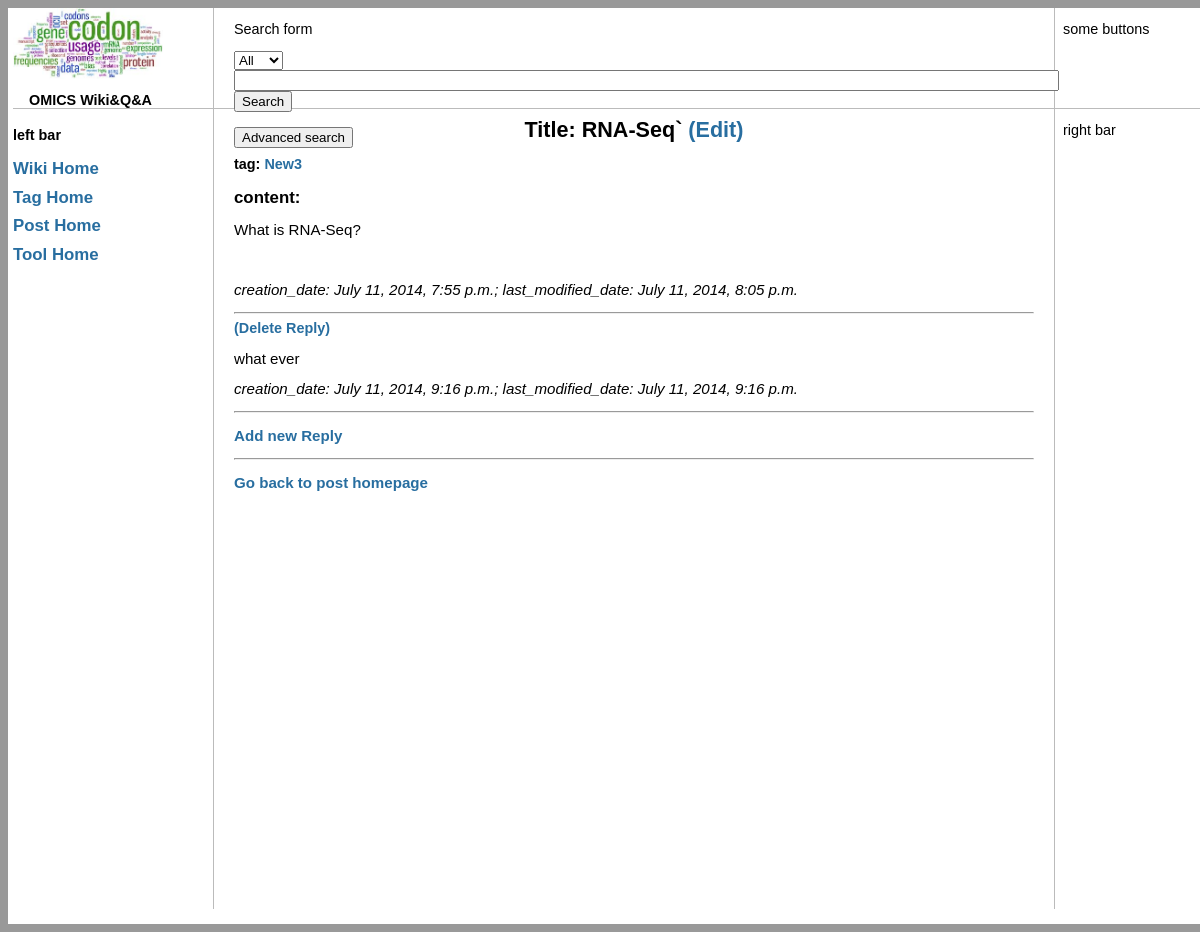
Page /posts/2/ on the earlier database version.
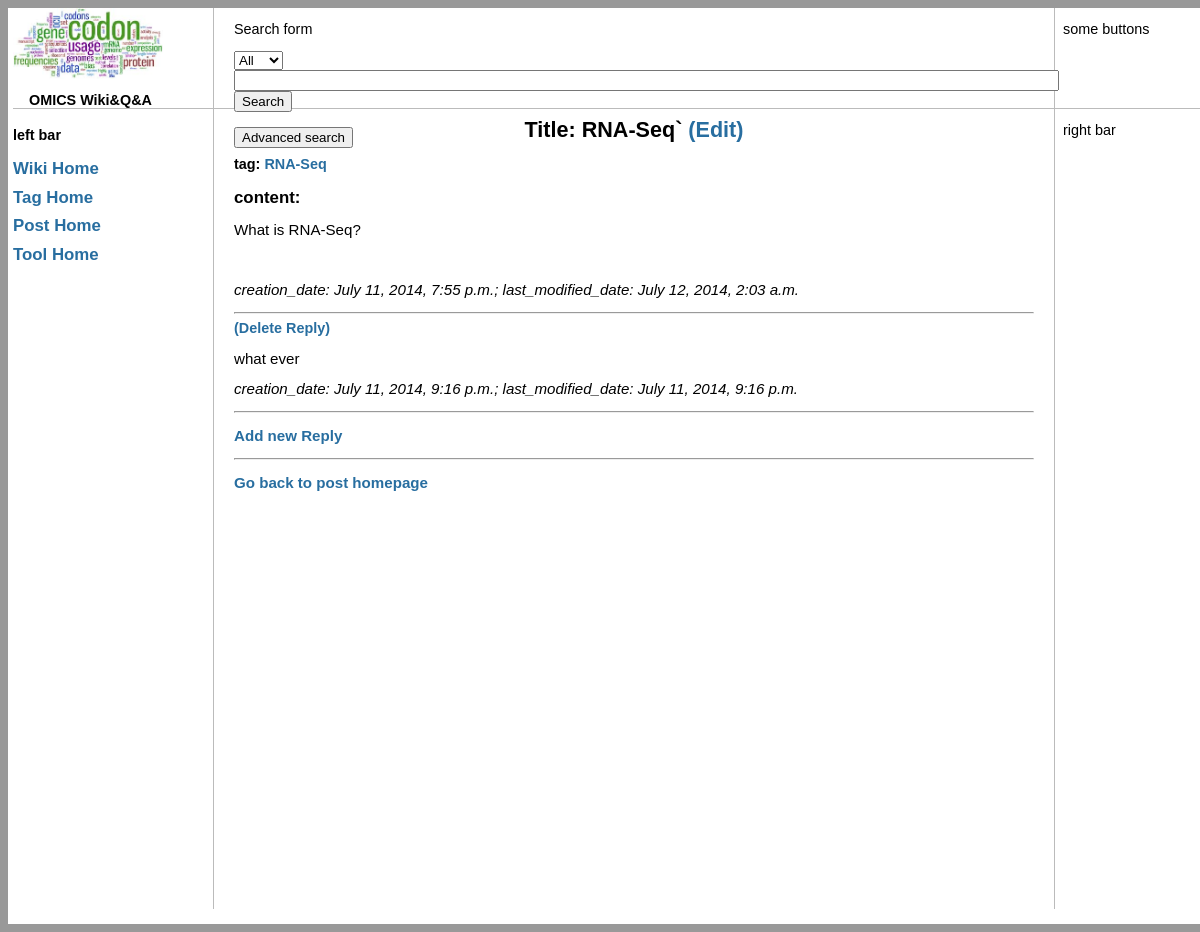
Same page on the later database version.
### tags/models.py (models this page shows, shortened)
class Tag(models.Model):
    def __unicode__(self):
        return self.name
    name = models.CharField(max_length=255)
    count = models.IntegerField(default=1)
    parent = models.ForeignKey('self', related_name = "children",null=True, blank=True)
    sibling_before = models.ForeignKey('self', related_name = "after",null=True, blank=True)
    sibling_after = models.ForeignKey('self', related_name = "before",null=True, blank=True)
    PROPOSED, APPROVED, WORKFLOW, SOFTWARE = range(4)
    CATEGORY_CHOICE = [(PROPOSED, "proposed"), (APPROVED,"approved"), (WORKFLOW,"workflow"), (SOFTWARE,"software")]
    categories = models.IntegerField(choices=CATEGORY_CHOICE, default=PROPOSED)

### posts/models.py (models this page shows, shortened)
class AbstractPost(models.Model):
    content = models.TextField(default='Enter here')
    vote_count = models.IntegerField(default=0)
    tags = models.ManyToManyField(Tag,blank=True,)
    created = models.DateTimeField()
    last_modified = models.DateTimeField()
    class Meta:
        abstract = True

class MainPost(AbstractPost):
    title = models.CharField(max_length=255,null=False)
    answered = models.BooleanField(default=False)

class ReplyPost(AbstractPost):
    root = models.ForeignKey(MainPost, related_name = "replies", null=False)

### posts/views.py (the view)
# urls.py: url(r'^(?P<pk>\d+)/$', views.PostDetails.as_view(), name='post-detail'),
class PostDetails(DetailView):
    template_name = "posts/post_detail.html"
    model = MainPost
    context_object_name = "mainpost"
    def get_context_data(self, **kwargs):
        context = super(PostDetails, self).get_context_data(**kwargs)
        context['replypost_list'] = ReplyPost.objects.filter(root=context['mainpost'])
        return context

### templates/posts/post_detail.html
{% extends 'base.html' %}
{% block content %}
<h1> Title: {{mainpost.title}} <a href = '{% url "posts:mainpost-edit" mainpost.id %}'> (Edit) </a> </h1>
<h4> tag:
{% for tag in mainpost.tags.all %}
<a href = "{% url 'tags:tag-detail' tag.id %}" > {{tag}} </a>
{% endfor %}
 </h4>
<h3> content:</h3>
<p> {{ mainpost.content }} </p>
<br>
<p> <i>creation_date: {{ mainpost.created }};
last_modified_date: {{mainpost.last_modified }} </i></p>
<hr>
{% for reply in replypost_list %}
    <a href = '{% url 'posts:replypost-delete' reply.id %}'> (Delete Reply) </a>
    <p> {{reply.content}} </p>
    <p> <i>creation_date: {{ reply.created }};
    last_modified_date: {{reply.last_modified }} </i></p>
<hr>
{% empty %}
<p> No replies Yet</p>
<hr>
{% endfor %}
<p> <a href = '{% url "posts:replypost-new" mainpost.id%}'> Add new Reply </a> </p>
<hr>
<p> <a href = "{% url 'posts:post-index' %}"> Go back to post homepage</a> </p>
{% endblock content %}

Differences in the rows shown:
removed Tag: name "New3"
changed MainPost "RNA-Seq`": last_modified "July 11, 2014, 8:05 p.m." → "July 12, 2014, 2:03 a.m."
added Tag: name "RNA-Seq"
